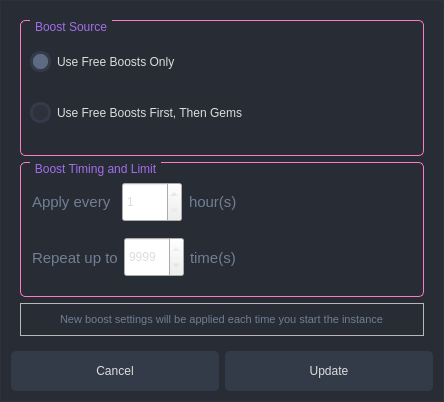
<?xml version="1.0" encoding="UTF-8"?>
<ui version="4.0">
 <class>MarchSpeedSelectionJRDialog</class>
 <widget class="QDialog" name="MarchSpeedSelectionJRDialog">
  <property name="geometry">
   <rect>
    <x>0</x>
    <y>0</y>
    <width>444</width>
    <height>402</height>
   </rect>
  </property>
  <property name="windowTitle">
   <string>Boost March Speed By 20%</string>
  </property>
  <property name="styleSheet">
   <string notr="true">QDialog{
	background-color: rgb(40, 44, 52);
	border: 1px solid rgb(44, 49, 58);
}

QWidget{
	color: rgb(221, 221, 221);
	font: 10pt &quot;Segoe UI&quot;;
}

QPushButton {
	border: 2px solid rgb(52, 59, 72);
	border-radius: 5px;	
	background-color: rgb(52, 59, 72);
}
QPushButton:hover {
	background-color: rgb(57, 65, 80);
	border: 2px solid rgb(61, 70, 86);
}
QPushButton:pressed {	
	background-color: rgb(35, 40, 49);
	border: 2px solid rgb(43, 50, 61);
}


/* /////////////////////////////////////////////////////////////////////////////////////////////////
Tooltip */
QToolTip {
	color: #ffffff;
	background-color: rgba(33, 37, 43, 180);
	border: 1px solid rgb(44, 49, 58);
	background-image: none;
	background-position: left center;
    background-repeat: no-repeat;
	border: none;
	border-left: 2px solid rgb(255, 121, 198);
	text-align: left;
	padding-left: 8px;
	margin: 0px;
}



QLabel { font-size: 11px; color: rgb(113, 126, 149);  }



/* /////////////////////////////////////////////////////////////////////////////////////////////////
LineEdit */
QLineEdit {
	background-color: rgb(33, 37, 43);
	border-radius: 5px;
	border: 2px solid rgb(33, 37, 43);
	padding-left: 10px;
	selection-color: rgb(255, 255, 255);
	selection-background-color: rgb(255, 121, 198);
}
QLineEdit:hover {
	border: 2px solid rgb(64, 71, 88);
}
QLineEdit:focus {
	border: 2px solid rgb(91, 101, 124);
}

/* /////////////////////////////////////////////////////////////////////////////////////////////////
PlainTextEdit */
QPlainTextEdit {
	background-color: rgb(27, 29, 35);
	border-radius: 5px;
	padding: 10px;
	selection-color: rgb(255, 255, 255);
	selection-background-color: rgb(255, 121, 198);
}
QPlainTextEdit  QScrollBar:vertical {
    width: 8px;
 }
QPlainTextEdit  QScrollBar:horizontal {
    height: 8px;
 }
QPlainTextEdit:hover {
	border: 2px solid rgb(64, 71, 88);
}
QPlainTextEdit:focus {
	border: 2px solid rgb(91, 101, 124);
}

/* /////////////////////////////////////////////////////////////////////////////////////////////////
ScrollBars */
QScrollBar:horizontal {
    border: none;
    background: rgb(52, 59, 72);
    height: 8px;
    margin: 0px 0px 0px 0px;
	border-radius: 0px;
}
QScrollBar::handle:horizontal {
    background: rgb(189, 147, 249);
    min-width: 25px;
	border-radius: 4px
}
QScrollBar::add-line:horizontal {
    border: none;
    background: rgb(55, 63, 77);
    width: 20px;
	border-top-right-radius: 4px;
    border-bottom-right-radius: 4px;
    subcontrol-position: right;
    subcontrol-origin: margin;
}
QScrollBar::sub-line:horizontal {
    border: none;
    background: rgb(55, 63, 77);
    width: 20px;
	border-top-left-radius: 4px;
    border-bottom-left-radius: 4px;
    subcontrol-position: left;
    subcontrol-origin: margin;
}
QScrollBar::up-arrow:horizontal, QScrollBar::down-arrow:horizontal
{
     background: none;
}
QScrollBar::add-page:horizontal, QScrollBar::sub-page:horizontal
{
     background: none;
}
 QScrollBar:vertical {
	border: none;
    background: rgb(52, 59, 72);
    width: 8px;
    margin: 0px 0px 0px 0px;
	border-radius: 0px;
 }
 QScrollBar::handle:vertical {	
	background: rgb(189, 147, 249);
    min-height: 25px;
	border-radius: 4px
 }
 QScrollBar::add-line:vertical {
     border: none;
    background: rgb(55, 63, 77);
     height: 20px;
	border-bottom-left-radius: 4px;
    border-bottom-right-radius: 4px;
     subcontrol-position: bottom;
     subcontrol-origin: margin;
 }
 QScrollBar::sub-line:vertical {
	border: none;
    background: rgb(55, 63, 77);
     height: 20px;
	border-top-left-radius: 4px;
    border-top-right-radius: 4px;
     subcontrol-position: top;
     subcontrol-origin: margin;
 }
 QScrollBar::up-arrow:vertical, QScrollBar::down-arrow:vertical {
     background: none;
 }

 QScrollBar::add-page:vertical, QScrollBar::sub-page:vertical {
     background: none;
 }

/* /////////////////////////////////////////////////////////////////////////////////////////////////
CheckBox */
QCheckBox::indicator {
    border: 3px solid rgb(52, 59, 72);
	width: 15px;
	height: 15px;
	border-radius: 10px;
    background: rgb(44, 49, 60);
}
QCheckBox::indicator:hover {
    border: 3px solid rgb(58, 66, 81);
}
QCheckBox::indicator:checked {
    background: 3px solid rgb(52, 59, 72);
	border: 3px solid rgb(52, 59, 72);	
	background-image: url(:/icons/images/icons/cil-check-alt.png);
}

/* /////////////////////////////////////////////////////////////////////////////////////////////////
RadioButton */
QRadioButton::indicator {
    border: 3px solid rgb(52, 59, 72);
	width: 15px;
	height: 15px;
	border-radius: 10px;
    background: rgb(44, 49, 60);
}
QRadioButton::indicator:hover {
    border: 3px solid rgb(58, 66, 81);
}
QRadioButton::indicator:checked {
    background: 3px solid rgb(94, 106, 130);
	border: 3px solid rgb(52, 59, 72);	
}

/* /////////////////////////////////////////////////////////////////////////////////////////////////
ComboBox */
QComboBox{
	background-color: rgb(27, 29, 35);
	border-radius: 5px;
	border: 2px solid rgb(33, 37, 43);
	padding: 5px;
	padding-left: 10px;
}
QComboBox:hover{
	border: 2px solid rgb(64, 71, 88);
}
QComboBox::drop-down {
	subcontrol-origin: padding;
	subcontrol-position: top right;
	width: 25px; 
	border-left-width: 3px;
	border-left-color: rgba(39, 44, 54, 150);
	border-left-style: solid;
	border-top-right-radius: 3px;
	border-bottom-right-radius: 3px;	
	background-image: url(:/icons/images/icons/cil-arrow-bottom.png);
	background-position: center;
	background-repeat: no-reperat;
 }
QComboBox QAbstractItemView {
	color: rgb(255, 121, 198);	
	background-color: rgb(33, 37, 43);
	padding: 10px;
	selection-background-color: rgb(39, 44, 54);
}

/* /////////////////////////////////////////////////////////////////////////////////////////////////
Sliders */
QSlider::groove:horizontal {
    border-radius: 5px;
    height: 10px;
	margin: 0px;
	background-color: rgb(52, 59, 72);
}
QSlider::groove:horizontal:hover {
	background-color: rgb(55, 62, 76);
}
QSlider::handle:horizontal {
    background-color: rgb(189, 147, 249);
    border: none;
    height: 10px;
    width: 10px;
    margin: 0px;
	border-radius: 5px;
}
QSlider::handle:horizontal:hover {
    background-color: rgb(195, 155, 255);
}
QSlider::handle:horizontal:pressed {
    background-color: rgb(255, 121, 198);
}

QSlider::groove:vertical {
    border-radius: 5px;
    width: 10px;
    margin: 0px;
	background-color: rgb(52, 59, 72);
}
QSlider::groove:vertical:hover {
	background-color: rgb(55, 62, 76);
}
QSlider::handle:vertical {
    background-color: rgb(189, 147, 249);
	border: none;
    height: 10px;
    width: 10px;
    margin: 0px;
	border-radius: 5px;
}
QSlider::handle:vertical:hover {
    background-color: rgb(195, 155, 255);
}
QSlider::handle:vertical:pressed {
    background-color: rgb(255, 121, 198);
}
/* /////////////////////////////////////////////////////////////////////////////////////////////////
QListWidget */
QListWidget{
	border: none;
}


/* QGroupBox */
QGroupBox { border: 1px solid  rgb(255, 121, 198); border-radius: 5px; margin-top: 0.5em; }
QGroupBox::title { subcontrol-origin: margin; left: 10px; padding: 0 3px 0 3px; }
QGroupBox::title { color: rgb(161, 110, 235); }


</string>
  </property>
  <layout class="QVBoxLayout" name="verticalLayout" stretch="9,1">
   <item>
    <widget class="QFrame" name="frame">
     <property name="frameShape">
      <enum>QFrame::Shape::NoFrame</enum>
     </property>
     <property name="frameShadow">
      <enum>QFrame::Shadow::Raised</enum>
     </property>
     <layout class="QVBoxLayout" name="verticalLayout_2" stretch="10,1">
      <item>
       <widget class="QFrame" name="frame_3">
        <property name="frameShape">
         <enum>QFrame::Shape::NoFrame</enum>
        </property>
        <property name="frameShadow">
         <enum>QFrame::Shadow::Raised</enum>
        </property>
        <layout class="QVBoxLayout" name="verticalLayout_3">
         <property name="leftMargin">
          <number>0</number>
         </property>
         <property name="topMargin">
          <number>0</number>
         </property>
         <property name="rightMargin">
          <number>0</number>
         </property>
         <property name="bottomMargin">
          <number>0</number>
         </property>
         <item>
          <widget class="QGroupBox" name="groupBox">
           <property name="title">
            <string>Boost Source</string>
           </property>
           <layout class="QVBoxLayout" name="verticalLayout_4">
            <property name="spacing">
             <number>0</number>
            </property>
            <property name="topMargin">
             <number>0</number>
            </property>
            <property name="rightMargin">
             <number>0</number>
            </property>
            <property name="bottomMargin">
             <number>0</number>
            </property>
            <item>
             <widget class="QRadioButton" name="use_free_boost">
              <property name="text">
               <string>Use Free Boosts Only</string>
              </property>
              <property name="checked">
               <bool>true</bool>
              </property>
             </widget>
            </item>
            <item>
             <widget class="QRadioButton" name="use_free_boost_gems">
              <property name="text">
               <string>Use Free Boosts First, Then Gems</string>
              </property>
             </widget>
            </item>
           </layout>
          </widget>
         </item>
         <item>
          <widget class="QGroupBox" name="groupBox_2">
           <property name="title">
            <string>Boost Timing and Limit</string>
           </property>
           <layout class="QVBoxLayout" name="verticalLayout_5">
            <property name="spacing">
             <number>0</number>
            </property>
            <property name="leftMargin">
             <number>11</number>
            </property>
            <property name="topMargin">
             <number>11</number>
            </property>
            <property name="rightMargin">
             <number>0</number>
            </property>
            <property name="bottomMargin">
             <number>11</number>
            </property>
            <item alignment="Qt::AlignmentFlag::AlignLeft">
             <widget class="QWidget" name="widget_2" native="true">
              <layout class="QHBoxLayout" name="horizontalLayout_4">
               <property name="spacing">
                <number>7</number>
               </property>
               <property name="leftMargin">
                <number>0</number>
               </property>
               <property name="topMargin">
                <number>0</number>
               </property>
               <property name="rightMargin">
                <number>0</number>
               </property>
               <property name="bottomMargin">
                <number>0</number>
               </property>
               <item>
                <widget class="QLabel" name="label_2">
                 <property name="font">
                  <font>
                   <family>Segoe UI</family>
                   <pointsize>-1</pointsize>
                   <italic>false</italic>
                   <bold>false</bold>
                  </font>
                 </property>
                 <property name="styleSheet">
                  <string notr="true">font-size:15px;</string>
                 </property>
                 <property name="text">
                  <string>Apply every </string>
                 </property>
                 <property name="scaledContents">
                  <bool>false</bool>
                 </property>
                </widget>
               </item>
               <item>
                <widget class="QSpinBox" name="boost_hours">
                 <property name="minimumSize">
                  <size>
                   <width>60</width>
                   <height>40</height>
                  </size>
                 </property>
                 <property name="maximumSize">
                  <size>
                   <width>80</width>
                   <height>16777215</height>
                  </size>
                 </property>
                 <property name="minimum">
                  <number>1</number>
                 </property>
                 <property name="maximum">
                  <number>999</number>
                 </property>
                </widget>
               </item>
               <item>
                <widget class="QLabel" name="label_3">
                 <property name="styleSheet">
                  <string notr="true">font-size:15px;</string>
                 </property>
                 <property name="text">
                  <string>hour(s)</string>
                 </property>
                </widget>
               </item>
              </layout>
             </widget>
            </item>
            <item alignment="Qt::AlignmentFlag::AlignLeft">
             <widget class="QWidget" name="widget_3" native="true">
              <layout class="QHBoxLayout" name="horizontalLayout_5">
               <property name="leftMargin">
                <number>0</number>
               </property>
               <property name="topMargin">
                <number>0</number>
               </property>
               <property name="rightMargin">
                <number>0</number>
               </property>
               <property name="bottomMargin">
                <number>0</number>
               </property>
               <item>
                <widget class="QLabel" name="label_4">
                 <property name="styleSheet">
                  <string notr="true">font-size:15px;</string>
                 </property>
                 <property name="text">
                  <string>Repeat up to</string>
                 </property>
                </widget>
               </item>
               <item>
                <widget class="QSpinBox" name="boost_repeat_times">
                 <property name="minimumSize">
                  <size>
                   <width>60</width>
                   <height>0</height>
                  </size>
                 </property>
                 <property name="maximumSize">
                  <size>
                   <width>80</width>
                   <height>40</height>
                  </size>
                 </property>
                 <property name="minimum">
                  <number>1</number>
                 </property>
                 <property name="maximum">
                  <number>9999</number>
                 </property>
                 <property name="value">
                  <number>9999</number>
                 </property>
                </widget>
               </item>
               <item>
                <widget class="QLabel" name="label_5">
                 <property name="styleSheet">
                  <string notr="true">font-size:15px;</string>
                 </property>
                 <property name="text">
                  <string>time(s)</string>
                 </property>
                </widget>
               </item>
              </layout>
             </widget>
            </item>
           </layout>
          </widget>
         </item>
        </layout>
       </widget>
      </item>
      <item>
       <widget class="QFrame" name="frame_4">
        <property name="frameShape">
         <enum>QFrame::Shape::StyledPanel</enum>
        </property>
        <property name="frameShadow">
         <enum>QFrame::Shadow::Raised</enum>
        </property>
        <layout class="QHBoxLayout" name="horizontalLayout_3">
         <item alignment="Qt::AlignmentFlag::AlignHCenter">
          <widget class="QLabel" name="label">
           <property name="text">
            <string>New boost settings will be applied each time you start the instance</string>
           </property>
          </widget>
         </item>
        </layout>
       </widget>
      </item>
     </layout>
    </widget>
   </item>
   <item>
    <widget class="QFrame" name="frame_2">
     <property name="frameShape">
      <enum>QFrame::Shape::NoFrame</enum>
     </property>
     <property name="frameShadow">
      <enum>QFrame::Shadow::Raised</enum>
     </property>
     <layout class="QHBoxLayout" name="horizontalLayout">
      <property name="leftMargin">
       <number>0</number>
      </property>
      <property name="topMargin">
       <number>0</number>
      </property>
      <property name="rightMargin">
       <number>0</number>
      </property>
      <property name="bottomMargin">
       <number>0</number>
      </property>
      <item>
       <widget class="QWidget" name="widget" native="true">
        <layout class="QHBoxLayout" name="horizontalLayout_2">
         <property name="leftMargin">
          <number>0</number>
         </property>
         <property name="topMargin">
          <number>0</number>
         </property>
         <property name="rightMargin">
          <number>0</number>
         </property>
         <property name="bottomMargin">
          <number>0</number>
         </property>
         <item>
          <widget class="QPushButton" name="exit_btn">
           <property name="minimumSize">
            <size>
             <width>100</width>
             <height>40</height>
            </size>
           </property>
           <property name="text">
            <string>Cancel</string>
           </property>
          </widget>
         </item>
         <item>
          <widget class="QPushButton" name="update_settings_btn">
           <property name="minimumSize">
            <size>
             <width>100</width>
             <height>40</height>
            </size>
           </property>
           <property name="text">
            <string>Update</string>
           </property>
          </widget>
         </item>
        </layout>
       </widget>
      </item>
     </layout>
    </widget>
   </item>
  </layout>
 </widget>
 <resources/>
 <connections/>
</ui>
